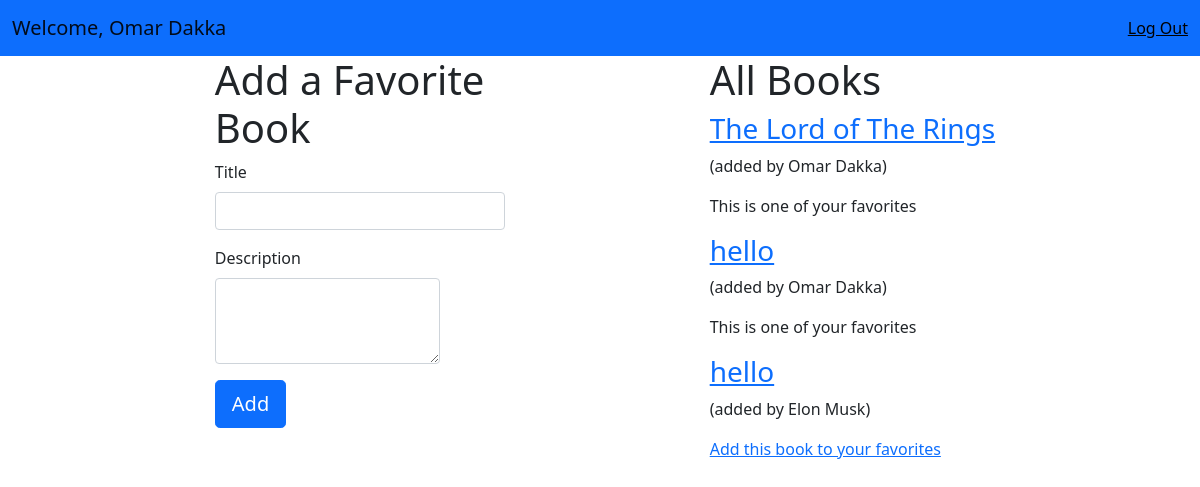
The page /books (signed in) on the database as committed earlier.
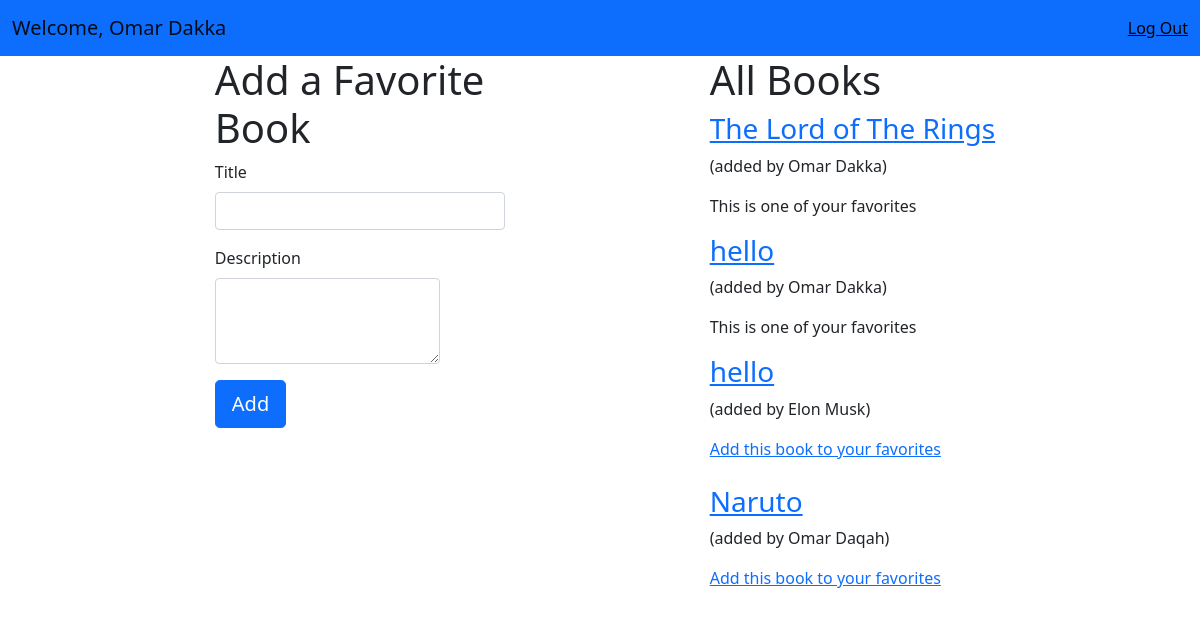
The same page on the database as committed later.
### books_app/models.py (models this page shows)
class Book(models.Model):
    title = models.CharField(max_length=255)
    description = models.TextField()
    uploaded_by = models.ForeignKey(users,related_name="books_uploaded", on_delete=CASCADE)
    users_who_like = models.ManyToManyField(users,related_name="liked_books")
    created_at = models.DateTimeField(auto_now_add=True)
    updated_at = models.DateTimeField(auto_now=True)
    objects = UserManager()

### login_app/models.py (models this page shows)
class users(models.Model):
    first_name = models.CharField(max_length=255)
    last_name = models.CharField(max_length=255)
    Birthday = models.DateField(default = date.today())
    email = models.CharField(max_length=255, unique=True)
    Password = models.CharField(max_length=255)
    created_at = models.DateTimeField(auto_now_add=True)
    updated_at = models.DateTimeField(auto_now=True)
    objects = UserManager()

### books_app/views.py (the view)
# urls.py: path('',views.homepage),
def homepage(request):
    user = request.session['first_name'] + " " + request.session['last_name']
    user_id = request.session['id']
    all_books = Book.objects.all()
    fav_books = get_fav_books(request.session['id'])
    context = {
        "user" : user,
        "user_id" : user_id,
        "all_books" : all_books,
        "fav_books" : fav_books
    }
    return render(request,'books.html', context)

### books_app/models.py (called while the page is built)
def get_fav_books(user_id):
    user = users.objects.get(id = user_id)
    return user.liked_books.all()

### books_app/templates/books.html (shortened to what this page needs)
<!DOCTYPE html>
<html lang="en">
<head>
    <link href="https://cdn.jsdelivr.net/npm/bootstrap@5.0.1/dist/css/bootstrap.min.css" rel="stylesheet">
</head>
<body>
    <nav class="navbar navbar-expand-lg navbar-light bg-primary">
        <div class="container-fluid">
            <a class="navbar-brand" href="#">Welcome, {{user}}</a>
            <div class="d-flex justify-content-end">
                <a href="/logout" class="dark">Log Out</a>
            </div>
        </div>
    </nav>
    <div class="d-flex flex-row justify-content-evenly">
        <div class="w-25">
            <form action="/books/add_book" method="POST">
                <div class="mb-3 push">
                    <h1>Add a Favorite Book</h1>
                    <label for="bookTitle" class="form-label">Title</label>
                    <input type="text" class="form-control" name="bookTitle" required>
                </div>
                <div class="mb-3 w-75 push">
                    <label for="description" class="form-label">Description</label>
                    <textarea class="form-control" name="description" rows="3"></textarea>
                </div>
                <button type="submit" class="btn btn-primary btn-lg push">Add</button>
            </form>
        </div>
        <div>
            <h1>All Books</h1>
            {% for create in all_books %}
            <h3><a href="/books/{{create.id}}">{{create.title}}</a></h3>
            <p>(added by {{create.uploaded_by.first_name}} {{create.uploaded_by.last_name}})</p>
            {% if create in fav_books %}
            <p>This is one of your favorites</p>
            {% else %}
            <a href="/books/add_fav/{{create.id}}">Add this book to your favorites</a><br><br> {% endif %} {% endfor %}
        </div>
    </div>
</body>
</html>

### books_app/templates/books.html (style rules this page uses)
.push { margin-left: 10px; }
.dark { color: black; }

Rows that differ between the two databases and show on the page:
added Book: title "Naruto", uploaded_by.first_name "Omar", uploaded_by.last_name "Daqah"
